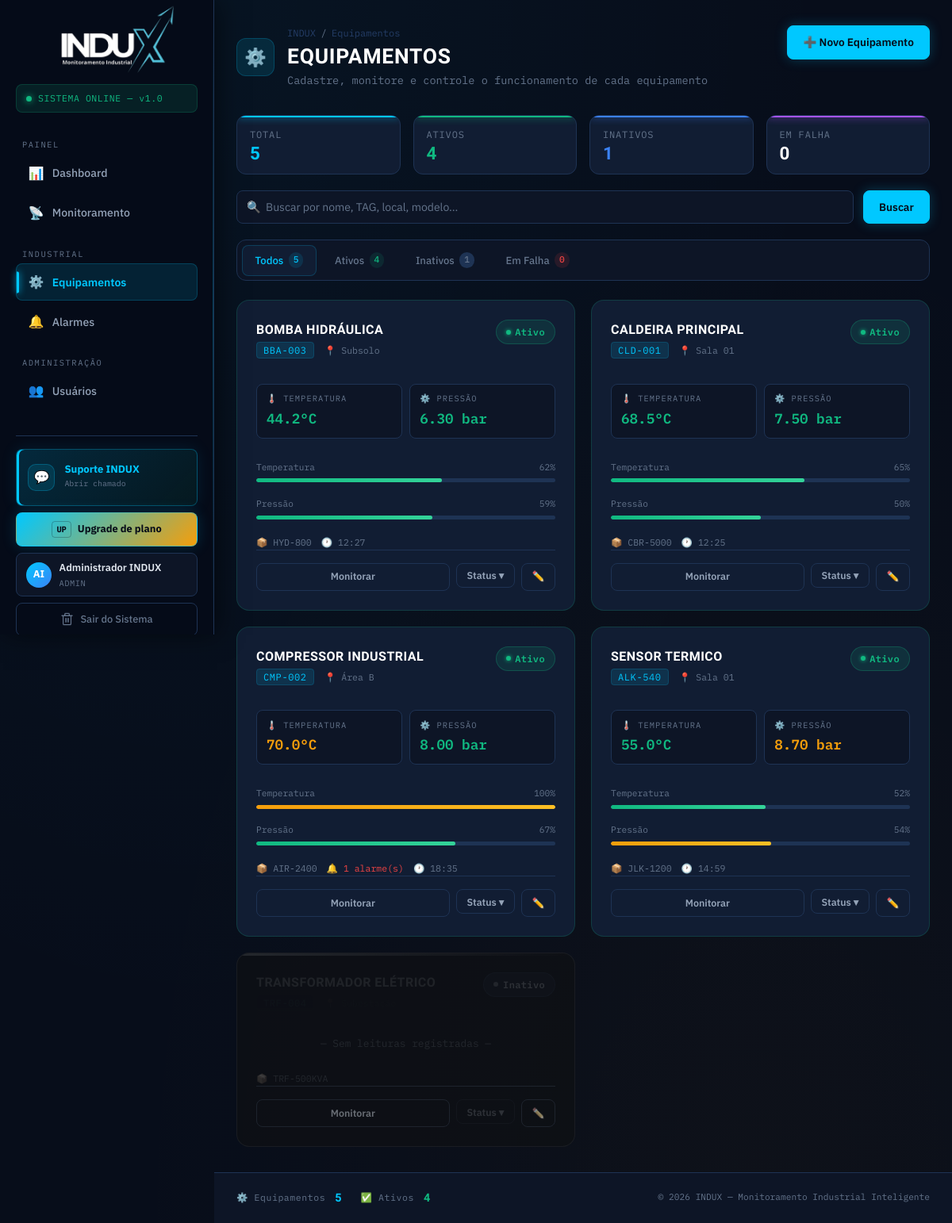
The page /PHP/equipamentos.php (signed in) on the database its author committed.
### tables this page shows
CREATE TABLE `equipamentos` (
  `id` int(10) UNSIGNED NOT NULL,
  `tag` varchar(50) NOT NULL,
  `nome` varchar(150) NOT NULL,
  `modelo` varchar(100) DEFAULT NULL,
  `fabricante` varchar(100) DEFAULT NULL,
  `localizacao` varchar(200) DEFAULT NULL,
  `descricao` text DEFAULT NULL,
  `status` enum('ativo','inativo','em_falha') NOT NULL DEFAULT 'ativo',
  `temp_min` float NOT NULL DEFAULT 0,
  `temp_max` float NOT NULL DEFAULT 80,
  `pressao_min` float NOT NULL DEFAULT 0,
  `pressao_max` float NOT NULL DEFAULT 10,
  `criado_em` datetime NOT NULL DEFAULT current_timestamp()
);

### PHP/init.php (called while the page is built, shortened)
<?php
$statusLabels = ['ativo'=>'Ativo','inativo'=>'Inativo','em_falha'=>'Em Falha'];
function ehAdmin(): bool      { return ($_SESSION['perfil'] ?? '') === 'admin'; }
function ehGestor(): bool     { return ehAdmin(); }
function ehOperador(): bool   { return ehGestor() || (bool)($_SESSION['is_operador'] ?? false); }
function podeCriarEquip(): bool     { return ehGestor() || (bool)($_SESSION['perm_criar_equip']     ?? false); }
function podeEditarEquip(): bool    { return ehGestor() || (bool)($_SESSION['perm_editar_equip']    ?? false); }
function statusClass(string $status): string { return match($status){ 'ativo'=>'status-ativo','inativo'=>'status-inativo','em_falha'=>'status-em_falha',default=>'' }; }
function statusLabel(string $status): string { global $statusLabels; return $statusLabels[$status] ?? $status; }
function avaliarTemp(float $valor, float $minimo, float $maximo): string { if($valor>$maximo||$valor<$minimo)return'danger'; if($valor>($maximo*0.85))return'warning'; return'ok'; }
function avaliarPressao(float $valor, float $minimo, float $maximo): string { if($valor>$maximo||$valor<$minimo)return'danger'; if($valor>($maximo*0.85))return'warning'; return'ok'; }
function pctBar(float $valor, float $minimo, float $maximo): float { if($maximo<=$minimo)return 0; return min(100,max(0,(($valor-$minimo)/($maximo-$minimo))*100)); }

### PHP/equipamentos.php (the view, shortened to what this page needs)
<?php
require_once 'init.php';
$filtroStatus = $_GET['status'] ?? '';
$busca        = trim($_GET['busca'] ?? '');
$equipamentos = [];
$contagens    = ['total' => 0, 'ativo' => 0, 'inativo' => 0, 'em_falha' => 0];
try {
    $db = getDB();
    $linhasStatus = $db->query("SELECT status, COUNT(*) as qtd FROM equipamentos GROUP BY status")->fetchAll();
    foreach ($linhasStatus as $linhaStatus) {
        $contagens[$linhaStatus['status']] = (int)$linhaStatus['qtd'];
        $contagens['total'] += (int)$linhaStatus['qtd'];
    }
    $filtrosSql = [];
    $parametros = [];
    $filtroSql = $filtrosSql ? ('WHERE ' . implode(' AND ', $filtrosSql)) : '';
    $sql = "SELECT e.*,
                (SELECT ls.temperatura FROM leituras_sensor ls WHERE ls.equipamento_id = e.id ORDER BY ls.id DESC LIMIT 1) as ultima_temp,
                (SELECT ls.pressao FROM leituras_sensor ls WHERE ls.equipamento_id = e.id ORDER BY ls.id DESC LIMIT 1) as ultima_pressao,
                (SELECT ls.registrado_em FROM leituras_sensor ls WHERE ls.equipamento_id = e.id ORDER BY ls.id DESC LIMIT 1) as ultima_leitura,
                (SELECT COUNT(*) FROM alarmes a WHERE a.equipamento_id = e.id AND a.resolvido = 0 AND e.status <> 'inativo') as qtd_alarmes
            FROM equipamentos e
            $filtroSql
            ORDER BY
                CASE e.status WHEN 'em_falha' THEN 0 WHEN 'ativo' THEN 1 ELSE 2 END,
                e.nome";
    $consultaEquipamentos = $db->prepare($sql);
    $consultaEquipamentos->execute($parametros);
    $equipamentos = $consultaEquipamentos->fetchAll();
} catch (Throwable $e) {
    $equipamentos = [
        ['id'=>1,'tag'=>'CLD-001','nome'=>'Caldeira Principal','modelo'=>'CBR-5000','fabricante'=>'ThermoTec','localizacao'=>'Sala 01','status'=>'ativo','temp_min'=>20,'temp_max'=>95,'pressao_min'=>0,'pressao_max'=>15,'ultima_temp'=>72.4,'ultima_pressao'=>8.1,'ultima_leitura'=>date('Y-m-d H:i:s',time()-120),'qtd_alarmes'=>0,'criado_em'=>date('Y-m-d'),'descricao'=>''],
        ['id'=>2,'tag'=>'CMP-002','nome'=>'Compressor Industrial','modelo'=>'AIR-2400','fabricante'=>'PneumaCorp','localizacao'=>'Área B','status'=>'em_falha','temp_min'=>15,'temp_max'=>70,'pressao_min'=>0,'pressao_max'=>12,'ultima_temp'=>88.9,'ultima_pressao'=>13.2,'ultima_leitura'=>date('Y-m-d H:i:s',time()-60),'qtd_alarmes'=>2,'criado_em'=>date('Y-m-d'),'descricao'=>''],
        ['id'=>3,'tag'=>'BBA-003','nome'=>'Bomba Hidráulica','modelo'=>'HYD-800','fabricante'=>'FluidTech','localizacao'=>'Subsolo','status'=>'ativo','temp_min'=>10,'temp_max'=>65,'pressao_min'=>1,'pressao_max'=>10,'ultima_temp'=>45.0,'ultima_pressao'=>6.5,'ultima_leitura'=>date('Y-m-d H:i:s',time()-300),'qtd_alarmes'=>0,'criado_em'=>date('Y-m-d'),'descricao'=>''],
        ['id'=>4,'tag'=>'TRF-004','nome'=>'Transformador Elétrico','modelo'=>'TRF-500KVA','fabricante'=>'ElectraInd','localizacao'=>'Subestação','status'=>'inativo','temp_min'=>0,'temp_max'=>85,'pressao_min'=>0,'pressao_max'=>5,'ultima_temp'=>null,'ultima_pressao'=>null,'ultima_leitura'=>null,'qtd_alarmes'=>0,'criado_em'=>date('Y-m-d'),'descricao'=>''],
    ];
    $contagens = ['total'=>4,'ativo'=>2,'inativo'=>1,'em_falha'=>1];
}
?>
<!DOCTYPE html>
<html lang="pt-BR">
<head>
  <link rel="stylesheet" href="../CSS/styles.css">
</head>
<body>
  <?php require_once 'header.php'; ?>
  <main class="site-main">
    <div class="page-header">
      <div class="page-header-left">
        <div class="page-icon">⚙️</div>
        <div>
          <div class="breadcrumb"><span>INDUX</span> / <span>Equipamentos</span></div>
          <h1 class="page-title">Equipamentos</h1>
          <p class="page-subtitle">Cadastre, monitore e controle o funcionamento de cada equipamento</p>
        </div>
      </div>
      <?php if (podeCriarEquip()): ?>
      <a href="novo-equipamento.php" class="btn btn--primary">➕ Novo Equipamento</a>
      <?php endif; ?>
    </div>
    <div class="kpi-grid" style="grid-template-columns:repeat(4,1fr);margin-bottom:1.25rem">
      <div class="kpi-card kpi-card--cyan" style="padding:.9rem 1rem">
        <div><div class="kpi-label">Total</div><div class="kpi-valor" style="font-size:1.4rem"><?php echo $contagens['total']; ?></div></div>
      </div>
      <div class="kpi-card kpi-card--green" style="padding:.9rem 1rem">
        <div><div class="kpi-label">Ativos</div><div class="kpi-valor" style="font-size:1.4rem"><?php echo $contagens['ativo']; ?></div></div>
      </div>
      <div class="kpi-card kpi-card--blue" style="padding:.9rem 1rem">
        <div><div class="kpi-label">Inativos</div><div class="kpi-valor" style="font-size:1.4rem"><?php echo $contagens['inativo']; ?></div></div>
      </div>
      <div class="kpi-card <?php echo $contagens['em_falha'] > 0 ? 'kpi-card--red' : 'kpi-card--purple'; ?>" style="padding:.9rem 1rem">
        <div><div class="kpi-label">Em Falha</div><div class="kpi-valor" style="font-size:1.4rem"><?php echo $contagens['em_falha']; ?></div></div>
      </div>
    </div>
    <form method="GET" action="equipamentos.php" style="display:flex;gap:.75rem;margin-bottom:1.25rem;flex-wrap:wrap">
      <div style="flex:1;min-width:250px;position:relative">
        <span style="position:absolute;left:.8rem;top:50%;transform:translateY(-50%);font-size:.9rem">🔍</span>
        <input
          type="text"
          name="busca"
          class="form-control"
          placeholder="Buscar por nome, TAG, local, modelo..."
          value="<?php echo htmlspecialchars($busca); ?>"
          style="padding-left:2.25rem"
        >
      </div>
      <button type="submit" class="btn btn--primary">Buscar</button>
    </form>
    <div class="tabs">
      <a href="equipamentos.php<?php echo $busca ? '?busca='.urlencode($busca) : ''; ?>"
         class="tab-btn <?php echo $filtroStatus === '' ? 'ativo' : ''; ?>">
        Todos <span class="tab-badge"><?php echo $contagens['total']; ?></span>
      </a>
      <a href="equipamentos.php?status=ativo<?php echo $busca ? '&busca='.urlencode($busca) : ''; ?>"
         class="tab-btn <?php echo $filtroStatus === 'ativo' ? 'ativo' : ''; ?>">
        Ativos <span class="tab-badge tab-badge--green"><?php echo $contagens['ativo']; ?></span>
      </a>
      <a href="equipamentos.php?status=inativo<?php echo $busca ? '&busca='.urlencode($busca) : ''; ?>"
         class="tab-btn <?php echo $filtroStatus === 'inativo' ? 'ativo' : ''; ?>">
        Inativos <span class="tab-badge"><?php echo $contagens['inativo']; ?></span>
      </a>
      <a href="equipamentos.php?status=em_falha<?php echo $busca ? '&busca='.urlencode($busca) : ''; ?>"
         class="tab-btn <?php echo $filtroStatus === 'em_falha' ? 'ativo' : ''; ?>">
        Em Falha <span class="tab-badge tab-badge--red"><?php echo $contagens['em_falha']; ?></span>
      </a>
    </div>
    <?php if (empty($equipamentos)): ?>
    <div class="empty-state">
      <div class="empty-state__icon">⚙️</div>
      <div class="empty-state__title">Nenhum equipamento encontrado</div>
      <div class="empty-state__desc">
        <?php if ($busca || $filtroStatus): ?>
          Tente alterar os filtros de busca.
        <?php elseif (podeCriarEquip()): ?>
          <a href="novo-equipamento.php" class="btn btn--primary" style="margin-top:1rem">➕ Cadastrar primeiro equipamento</a>
        <?php else: ?>
          Nenhum equipamento cadastrado ainda.
        <?php endif; ?>
      </div>
    </div>
    <?php else: ?>
    <div class="equip-grid">
      <?php foreach ($equipamentos as $equipamento):
        $classeTemperatura  = ($equipamento['ultima_temp'] !== null)    ? avaliarTemp($equipamento['ultima_temp'], $equipamento['temp_min'], $equipamento['temp_max'])        : 'ok';
        $classePressao      = ($equipamento['ultima_pressao'] !== null)  ? avaliarPressao($equipamento['ultima_pressao'], $equipamento['pressao_min'], $equipamento['pressao_max']) : 'ok';
        $percentualTemp     = ($equipamento['ultima_temp'] !== null)    ? pctBar($equipamento['ultima_temp'], $equipamento['temp_min'], $equipamento['temp_max'])              : 0;
        $percentualPressao  = ($equipamento['ultima_pressao'] !== null)  ? pctBar($equipamento['ultima_pressao'], $equipamento['pressao_min'], $equipamento['pressao_max'])    : 0;
      ?>
      <div class="equip-card <?php echo $equipamento['status']; ?>">
        <div class="equip-card__header">
          <div>
            <div class="equip-card__title"><?php echo htmlspecialchars($equipamento['nome']); ?></div>
            <div class="equip-card__sub">
              <span class="tag-chip"><?php echo htmlspecialchars($equipamento['tag']); ?></span>
              <?php if ($equipamento['localizacao']): ?>
              <span style="margin-left:.4rem;color:var(--text-muted);font-size:.72rem">📍 <?php echo htmlspecialchars($equipamento['localizacao']); ?></span>
              <?php endif; ?>
            </div>
          </div>
          <span class="status-badge <?php echo statusClass($equipamento['status']); ?>"><?php echo statusLabel($equipamento['status']); ?></span>
        </div>
        <?php if ($equipamento['ultima_temp'] !== null): ?>
        <div class="equip-card__metrics">
          <div class="metric-item">
            <div class="metric-label">🌡️ Temperatura</div>
            <div class="metric-value <?php echo $classeTemperatura; ?>"><?php echo number_format($equipamento['ultima_temp'],1); ?>°C</div>
          </div>
          <div class="metric-item">
            <div class="metric-label">⚙️ Pressão</div>
            <div class="metric-value <?php echo $classePressao; ?>"><?php echo number_format($equipamento['ultima_pressao'],2); ?> bar</div>
          </div>
        </div>
        <div class="gauge-wrap">
          <div class="gauge-label"><span>Temperatura</span><span><?php echo number_format($percentualTemp,0); ?>%</span></div>
          <div class="gauge-bar"><div class="gauge-fill <?php echo $classeTemperatura; ?>" style="width:<?php echo $percentualTemp; ?>%"></div></div>
        </div>
        <div class="gauge-wrap" style="margin-top:.4rem">
          <div class="gauge-label"><span>Pressão</span><span><?php echo number_format($percentualPressao,0); ?>%</span></div>
          <div class="gauge-bar"><div class="gauge-fill <?php echo $classePressao; ?>" style="width:<?php echo $percentualPressao; ?>%"></div></div>
        </div>
        <?php else: ?>
        <div style="text-align:center;padding:1rem 0;color:var(--text-muted);font-size:.8rem;font-family:var(--font-mono)">
          — Sem leituras registradas —
        </div>
        <?php endif; ?>
        <div style="display:flex;gap:.75rem;font-size:.72rem;color:var(--text-muted);font-family:var(--font-mono);margin-top:.5rem">
          <?php if ($equipamento['modelo']): ?><span>📦 <?php echo htmlspecialchars($equipamento['modelo']); ?></span><?php endif; ?>
          <?php if ($equipamento['status'] !== 'inativo' && $equipamento['qtd_alarmes'] > 0): ?>
          <span style="color:var(--red)">🔔 <?php echo $equipamento['qtd_alarmes']; ?> alarme(s)</span>
          <?php endif; ?>
          <?php if ($equipamento['ultima_leitura']): ?>
          <span>🕐 <?php echo date('H:i', strtotime($equipamento['ultima_leitura'])); ?></span>
          <?php endif; ?>
        </div>
        <div class="equip-card__actions">
          <a href="monitoramento.php?equip=<?php echo $equipamento['id']; ?>" class="btn btn--ghost btn--sm" style="flex:1;justify-content:center">
            Monitorar
          </a>
          <?php if (ehOperador() || podeEditarEquip()): ?>
          <div style="position:relative">
            <button
              class="btn btn--ghost btn--sm"
              onclick="this.nextElementSibling.classList.toggle('open')"
              type="button"
            >Status ▾</button>
          </div>
          <?php endif; ?>
          <?php if (podeEditarEquip()): ?>
          <a href="novo-equipamento.php?editar=<?php echo $equipamento['id']; ?>" class="btn btn--ghost btn--sm">✏️</a>
          <?php endif; ?>
        </div>
      </div>
      <?php endforeach; ?>
    </div>
    <?php endif; ?>
  </main>
  <?php require_once 'footer.php'; ?>
</body>
</html>

### rows shown on the page
equipamentos: pressao_max "5", id "4", status "Inativo", shows "— Sem leituras registradas —", modelo "TRF-500KVA"
equipamentos: nome "BOMBA HIDRÁULICA", tag "BBA-003", localizacao "Subsolo", status "Ativo", ultima_temp "44.2", ultima_pressao "6.30", percentualTemp "62", $percentualTemp 62.181818181818 (drawn), percentualPressao "59", $percentualPressao 58.888888888889 (drawn), modelo "HYD-800", ultima_leitura "12:27"
equipamentos: nome "CALDEIRA PRINCIPAL", tag "CLD-001", localizacao "Sala 01", status "Ativo", ultima_temp "68.5", ultima_pressao "7.50", percentualTemp "65", $percentualTemp 64.666666666667 (drawn), percentualPressao "50", modelo "CBR-5000", ultima_leitura "12:25"
equipamentos: nome "COMPRESSOR INDUSTRIAL", tag "CMP-002", localizacao "Área B", status "Ativo", ultima_temp "70.0", ultima_pressao "8.00", percentualTemp "100", percentualPressao "67", $percentualPressao 66.638865721435 (drawn), modelo "AIR-2400", qtd_alarmes "1", ultima_leitura "18:35"
equipamentos: nome "SENSOR TERMICO", tag "ALK-540", localizacao "Sala 01", status "Ativo", ultima_temp "55.0", ultima_pressao "8.70", percentualTemp "52", $percentualTemp 51.807228915663 (drawn), percentualPressao "54", $percentualPressao 53.571428571429 (drawn), modelo "JLK-1200", ultima_leitura "14:59"

### other values the page prints
inicialNome($_SESSION['usuario_nome'] ?? 'U') "AI"
$_SESSION['usuario_nome'] "Administrador INDUX"
$_SESSION['perfil'] "ADMIN"
$contagens['inativo'] "1"
$contagens['em_falha'] "0"
$totalEquipamentos "5"
$totalAtivos "4"
EMPRESA_ANO "2026"
SISTEMA_NOME "INDUX"
SISTEMA_TAGLINE "Monitoramento Industrial Inteligente"
